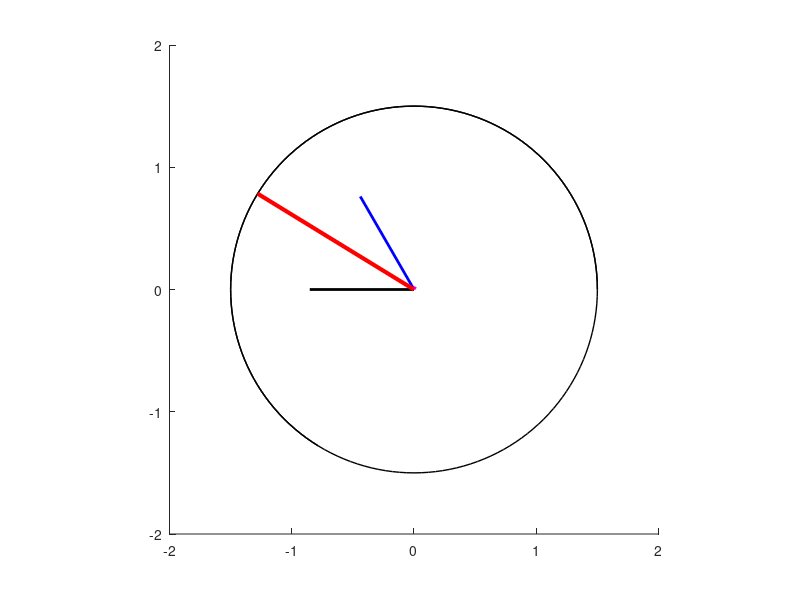

Write MATLAB code to recreate this figure.
% Magnetic Field in 3-Phase System
% This script calculates the net magnetic field produced by a three-phase stator.

clear all; close all;

% 1. Set up the basic conditions
bmax = 1;  % Normalize bmax to 1
freq = 100; % frequency in Hz
w = 2 * pi * freq; % angular velocity (rad/s)
t = 0:1/16000:1/60; % Time vector from 0 to 1/60 sec with step size 1/16000
theta_offset = 0; % Angle offset, set to 0 for simplicity

% 2. Define the three-phase component magnetic fields
Baa = sin(w*t) .* (cos(theta_offset) + 1i * sin(theta_offset));
Ebb = sin(w*t - 2*pi/3) .* (cos(2*pi/3) + 1i * sin(2*pi/3));
Ecc = sin(w*t + 2*pi/3) .* (cos(-2*pi/3) + 1i * sin(-2*pi/3));

% 3. Calculate Enet (Resultant magnetic field)
Enet = Baa + Ebb + Ecc;

% 4. Calculate a circle representing the expected maximum value of Enet
circle = 1.5 * (cos(w*t) + 1i * sin(w*t));

% 5. Plot the magnitude and direction of the resulting magnetic field
figure;
for ii = 1:length(t)
    clf;
    hold on;

    % Plot the reference circle
    plot(real(circle), imag(circle), 'k', 'LineWidth', 1);

    % Plot the three-phase magnetic field components
    plot([0 real(Baa(ii))], [0 imag(Baa(ii))], 'k', 'LineWidth', 2); % Black - Phase A
    plot([0 real(Ebb(ii))], [0 imag(Ebb(ii))], 'b', 'LineWidth', 2); % Blue - Phase B
    plot([0 real(Ecc(ii))], [0 imag(Ecc(ii))], 'm', 'LineWidth', 2); % Magenta - Phase C

    % Plot the resultant rotating magnetic field
    plot([0 real(Enet(ii))], [0 imag(Enet(ii))], 'r', 'LineWidth', 3); % Red - Resultant field

    axis square;
    axis([-2 2 -2 2]); % Fixed axis limits
    drawnow;
end
hold off;